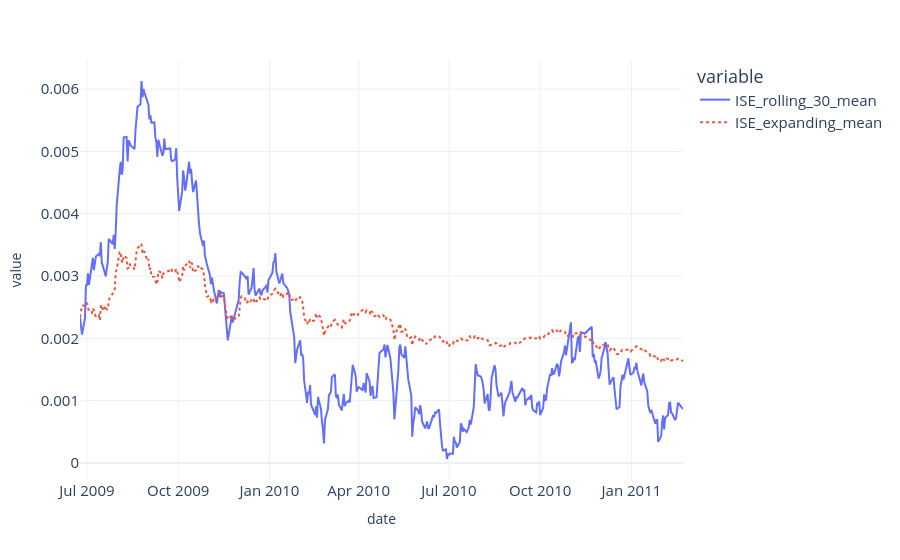

Notebook source saved alongside this figure:
### Code cell
plot_df = df.loc[:, ['ISE']]

# Moving average of 30 days
plot_df['ISE_rolling_30_mean'] = df[['ISE']].rolling(window=120).mean()

# Expanding average
plot_df['ISE_expanding_mean'] = df[['ISE']].expanding().mean()

plot_df.drop(columns='ISE', inplace=True)
plot_df = plot_df.dropna().reset_index()
plot_df = pd.melt(plot_df, id_vars='date')

fig = px.line(plot_df, x='date', y='value', color='variable', line_dash='variable', template='plotly_white')
fig.update_layout(
    yaxis_tickfont_size=15,
    xaxis_tickfont_size=15,
    legend_font_size=15
)

fig.show()

### Figure 1 — Plotly figure (JSON) as saved in the notebook; plotly's stock layout.template omitted (floating-point values rounded to 4 significant figures; data arrays with more than 128 entries replaced by an {"elided": "..."} marker saying what was removed)
{"data": [{"hovertemplate": "variable=ISE_rolling_30_mean<br>date=%{x}<br>value=%{y}<extra></extra>", "legendgroup": "ISE_rolling_30_mean", "line": {"color": "#636efa", "dash": "solid"}, "marker": {"symbol": "circle"}, "mode": "lines", "name": "ISE_rolling_30_mean", "orientation": "v", "showlegend": true, "x": {"elided": "417 str values"}, "xaxis": "x", "y": {"elided": "417 float values"}, "yaxis": "y", "type": "scatter"}, {"hovertemplate": "variable=ISE_expanding_mean<br>date=%{x}<br>value=%{y}<extra></extra>", "legendgroup": "ISE_expanding_mean", "line": {"color": "#EF553B", "dash": "dot"}, "marker": {"symbol": "circle"}, "mode": "lines", "name": "ISE_expanding_mean", "orientation": "v", "showlegend": true, "x": {"elided": "417 str values"}, "xaxis": "x", "y": {"elided": "417 float values"}, "yaxis": "y", "type": "scatter"}], "layout": {"xaxis": {"anchor": "y", "domain": [0.0, 1.0], "title": {"text": "date"}, "tickfont": {"size": 15}}, "yaxis": {"anchor": "x", "domain": [0.0, 1.0], "title": {"text": "value"}, "tickfont": {"size": 15}}, "legend": {"title": {"text": "variable"}, "tracegroupgap": 0, "font": {"size": 15}}, "margin": {"t": 60}}}
